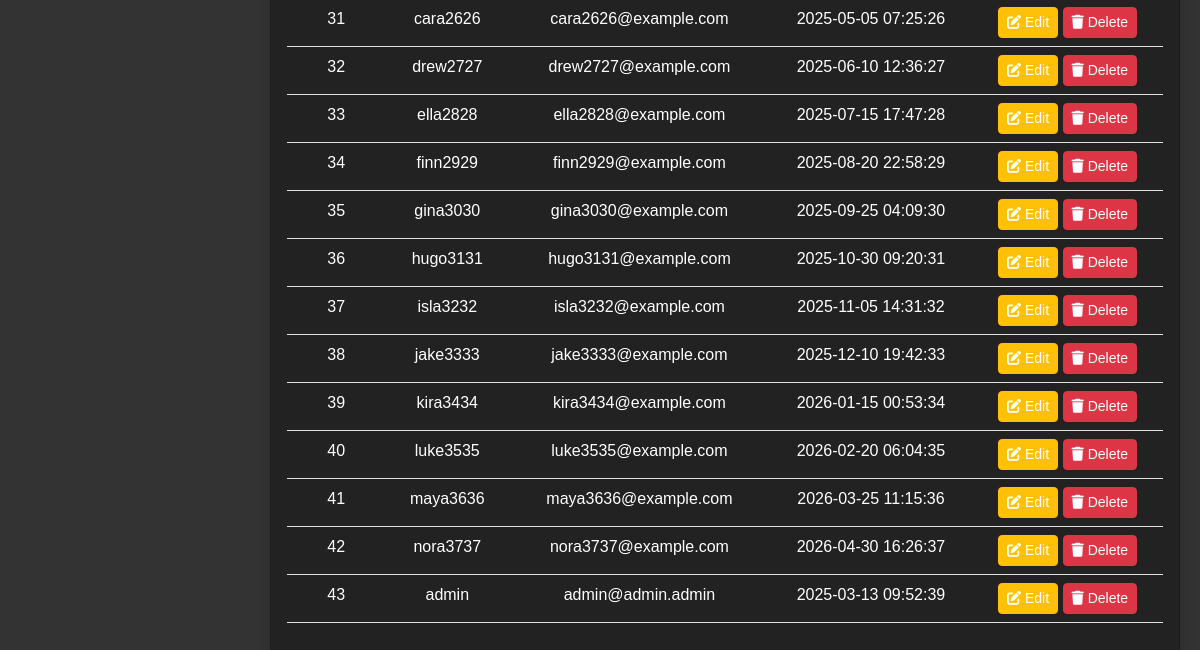
/dungeonmaster/admin_panel/users.php (lower part), run on an earlier commit of the app's database.
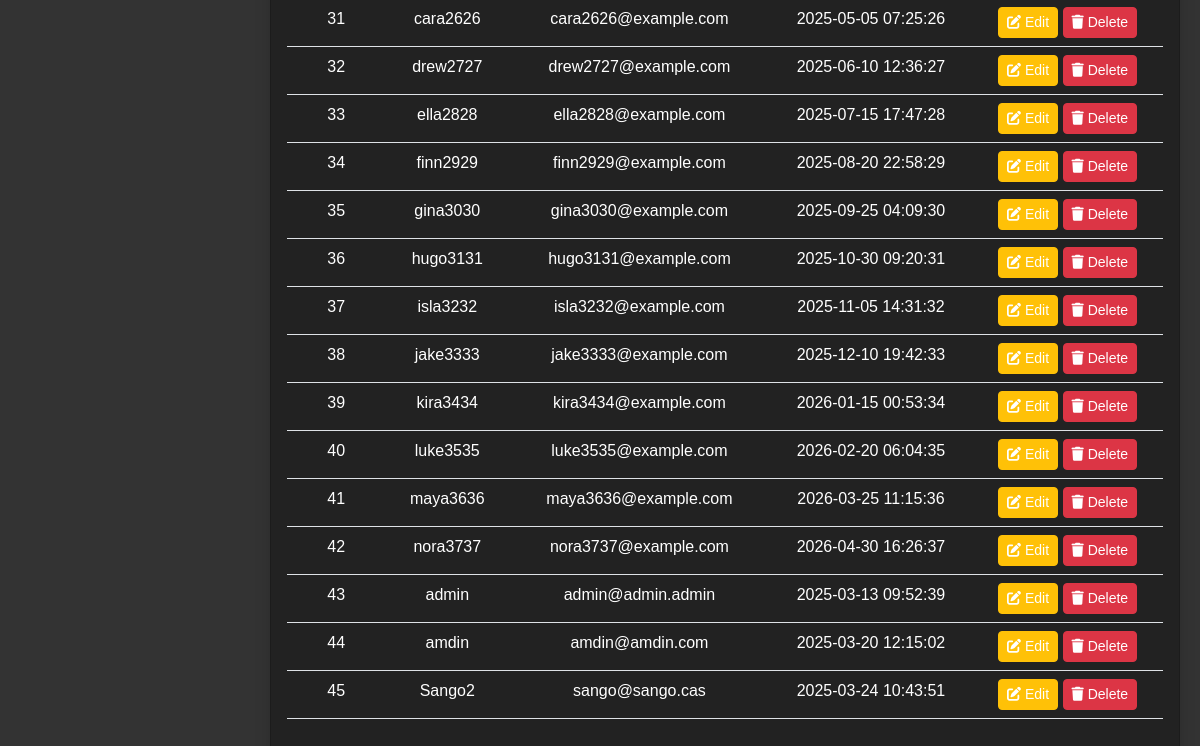
And on a later commit of the database.
### tables this page shows
CREATE TABLE `players` (
  `PlayerID` int(11) NOT NULL,
  `Username` varchar(50) NOT NULL,
  `PasswordHash` varchar(255) NOT NULL,
  `Email` varchar(100) NOT NULL,
  `Level` int(3) NOT NULL DEFAULT 0,
  `Permission` int(1) NOT NULL DEFAULT 0,
  `RegDate` datetime NOT NULL DEFAULT current_timestamp()
);

### dungeonmaster/admin_panel/users.php (the view, shortened to what this page needs)
<?php
require '../db.php';
$sql = "SELECT PlayerID, Username, Email, Level, RegDate FROM players";
$stmt = $conn->prepare($sql);
$stmt->execute();
$players = $stmt->fetchAll(PDO::FETCH_ASSOC);
?>
<!DOCTYPE html>
<html lang="hu">
<head>
    <link href="https://cdn.jsdelivr.net/npm/bootstrap@5.3.0/dist/css/bootstrap.min.css" rel="stylesheet">
    <link rel="stylesheet" href="https://cdnjs.cloudflare.com/ajax/libs/font-awesome/6.4.0/css/all.min.css">
</head>
<body>
<div class="main-content">
    <div class="card shadow" style="background-color: #222 !important;">
        <div class="card-body">
            <table class="table table-hover" id="usersTable">
                <tbody>
                    <?php foreach ($players as $player): ?>
                    <tr>
                        <td><?= htmlspecialchars($player['PlayerID']) ?></td>
                        <td><?= htmlspecialchars($player['Username']) ?></td>
                        <td><?= htmlspecialchars($player['Email']) ?></td>
                        <td><?= $player['RegDate'] ?></td>
                        <td>
                            <button class="btn btn-sm btn-warning" data-bs-toggle="modal" data-bs-target="#editModal"
                                    onclick="loadEditForm(<?= $player['PlayerID'] ?>, '<?= htmlspecialchars($player['Username']) ?>', '<?= htmlspecialchars($player['Email']) ?>', <?= $player['Level'] ?>, '<?= $player['RegDate'] ?>')">
                                <i class="fas fa-edit"></i> Edit
                            </button>
                            <button class="btn btn-sm btn-danger" onclick="confirmDelete(<?= $player['PlayerID'] ?>)">
                                <i class="fas fa-trash"></i> Delete
                            </button>
                        </td>
                    </tr>
                    <?php endforeach; ?>
                </tbody>
            </table>
        </div>
    </div>
</div>
</body>
</html>

What changed in the data, as far as the page shows it:
added players: PlayerID "44", Username "amdin", Email "amdin@amdin.com", RegDate "2025-03-20 12:15:02"
added players: PlayerID "45", Username "Sango2", Email "sango@sango.cas", RegDate "2025-03-24 10:43:51"
